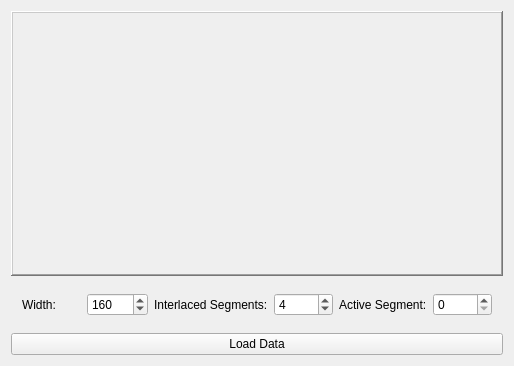
<?xml version="1.0" encoding="UTF-8"?>
<ui version="4.0">
 <class>MainWindow</class>
 <widget class="QMainWindow" name="MainWindow">
  <property name="geometry">
   <rect>
    <x>0</x>
    <y>0</y>
    <width>514</width>
    <height>366</height>
   </rect>
  </property>
  <property name="windowTitle">
   <string>Buffer Viewer</string>
  </property>
  <widget class="QWidget" name="centralWidget">
   <layout class="QGridLayout" name="gridLayout">
    <item row="3" column="0">
     <widget class="QPushButton" name="loadData">
      <property name="text">
       <string>Load Data</string>
      </property>
     </widget>
    </item>
    <item row="1" column="0">
     <widget class="QWidget" name="options" native="true">
      <property name="sizePolicy">
       <sizepolicy hsizetype="Preferred" vsizetype="Fixed">
        <horstretch>0</horstretch>
        <verstretch>0</verstretch>
       </sizepolicy>
      </property>
      <property name="minimumSize">
       <size>
        <width>0</width>
        <height>20</height>
       </size>
      </property>
      <layout class="QHBoxLayout" name="horizontalLayout">
       <item>
        <widget class="QLabel" name="label">
         <property name="text">
          <string>Width:</string>
         </property>
        </widget>
       </item>
       <item>
        <widget class="QSpinBox" name="width">
         <property name="minimum">
          <number>1</number>
         </property>
         <property name="maximum">
          <number>10000</number>
         </property>
         <property name="value">
          <number>160</number>
         </property>
        </widget>
       </item>
       <item>
        <widget class="QLabel" name="label_2">
         <property name="text">
          <string>Interlaced Segments:</string>
         </property>
        </widget>
       </item>
       <item>
        <widget class="QSpinBox" name="interlacedSegments">
         <property name="minimum">
          <number>1</number>
         </property>
         <property name="value">
          <number>4</number>
         </property>
        </widget>
       </item>
       <item>
        <widget class="QLabel" name="label_3">
         <property name="text">
          <string>Active Segment:</string>
         </property>
        </widget>
       </item>
       <item>
        <widget class="QSpinBox" name="segment">
         <property name="maximum">
          <number>3</number>
         </property>
         <property name="value">
          <number>0</number>
         </property>
        </widget>
       </item>
      </layout>
     </widget>
    </item>
    <item row="0" column="0">
     <widget class="QLabel" name="framebuffer">
      <property name="frameShape">
       <enum>QFrame::WinPanel</enum>
      </property>
      <property name="frameShadow">
       <enum>QFrame::Raised</enum>
      </property>
      <property name="text">
       <string/>
      </property>
      <property name="alignment">
       <set>Qt::AlignCenter</set>
      </property>
     </widget>
    </item>
   </layout>
  </widget>
 </widget>
 <layoutdefault spacing="6" margin="11"/>
 <resources/>
 <connections/>
</ui>
